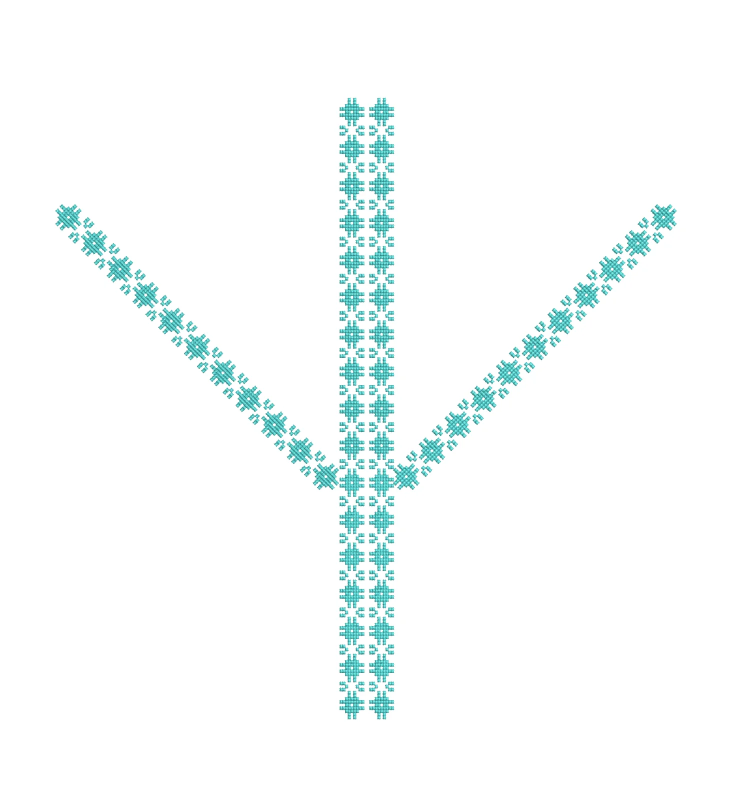
#> input picture design-sources/necklines/01.webp, 1465 x 1600 px (shown at 1/2 size); its folder holds only this picture in this run
$ python neckline-designs.py
#> lines starting #> are read from the running program, lines starting #| are printed output that depends on the picture; after the words box and inside, x2 and y2 are one past the last pixel; in counts of white or black regions, pixels touching at a corner belong together
"""
Prepare the jallabiya neckline designs for the Loom.

The studio supplied each design as a screen capture from the embroidery
software: the stitched design on a white ground, some with a grey hoop edge
along the bottom, one on a pale blue ground and one (05) as a bare stitch
outline with the software's red needle marker still on it. The web needs each
one alone on a transparent ground, cut tight, so it can be laid on the
garment in its own thread colours.

  1. the ground is keyed away. Near white and the pale greys are dropped
     outright; the soft edge where thread meets ground is unmixed from the
     ground colour, so no white fringe shows on dark cloth
  2. the needle marker on 05 is dropped, and its outline, which carries no
     thread colour of its own, is run in the house gold
  3. the result is trimmed to the stitches and scaled to the widest the
     preview ever needs
  4. the order a single needle would sew it in is worked out and saved beside
     it, so the Loom can stitch the design into the cloth when it is chosen:
     down the left arm from its tip, down the right arm, then the centre
     from the top down. Gaps between separate motifs are bridged, the way a
     machine jumps its thread across them

    python scripts/neckline-designs.py
"""

from __future__ import annotations

from pathlib import Path

import numpy as np
from PIL import Image
from scipy.ndimage import binary_dilation
from scipy.sparse import coo_matrix
from scipy.sparse.csgraph import dijkstra

ROOT = Path(__file__).resolve().parent.parent
SRC = ROOT / "design-sources" / "necklines"
OUT = ROOT / "public" / "img" / "designs" / "necklines"
FIT_TS = ROOT / "src" / "lib" / "neckline-fit.ts"

MAX_SIDE = 900
# the captures carry a hairline frame, and one a cyan edge; shave it off
EDGE = 8
# how hard a faint stitch is pushed to solid: thread is opaque on cloth
BOOST = 3.2
# 05 is an outline with no thread colour; this is the gold of the tassel cord
OUTLINE_GOLD = np.array([201, 164, 92], dtype=np.float32)
# the distance, in source pixels, from one octagon on 05's pendant to the next
PENDANT_PITCH = 67


# [14 lines left out: function mend_marker, not called in this run]


def key_out(path: Path) -> Image.Image:
    rgb = np.asarray(Image.open(path).convert("RGB"), dtype=np.float32).copy()
    if path.stem == "05":
        mend_marker(rgb)
    rgb = rgb[EDGE:-EDGE, EDGE:-EDGE]

    lo = rgb.min(axis=2)
    sat = rgb.max(axis=2) - lo
    ground = (sat < 22) & (lo > 185)

    # the ground colour, which is white on all but one
    w = np.median(rgb[ground & (lo > 235)], axis=0)

    dist = np.clip((w - rgb) / np.maximum(w, 1), 0, 1).max(axis=2)
    alpha = np.clip(dist * BOOST, 0, 1)
    alpha[ground] = 0

    if path.stem == "05":
        colour = np.broadcast_to(OUTLINE_GOLD, rgb.shape).copy()
    else:
        a = np.maximum(alpha, 1e-3)[..., None]
        colour = np.clip((rgb - (1 - a) * w) / a, 0, 255)

    rgba = np.dstack([colour, alpha * 255]).astype(np.uint8)
    im = Image.fromarray(rgba, "RGBA")

    ys, xs = np.nonzero(alpha > 0.08)
    pad = 4
    box = (
        max(xs.min() - pad, 0),
        max(ys.min() - pad, 0),
        min(xs.max() + pad + 1, im.width),
        min(ys.max() + pad + 1, im.height),
    )
    im = im.crop(box)

    scale = MAX_SIDE / max(im.size)
    if scale < 1:
        size = (round(im.width * scale), round(im.height * scale))
        im = im.convert("RGBa").resize(size, Image.LANCZOS).convert("RGBA")
    return im


def arm_tips(im: Image.Image) -> dict[str, float]:
    """
    Where the two arms end, as fractions of the image.

    Every neckline is two arms from the shoulders meeting at the chest, but
    they do not all start at the top of the image: some carry a centre column
    that rises above the arms. The garment places each design by its arm tips,
    not by its top edge, so this is measured rather than assumed.
    """
    a = np.asarray(im)[..., 3] > 76
    h, w = a.shape
    cols = np.nonzero(a.any(axis=0))[0]
    band = max(3, round(w * 0.02))
    tips = []
    for lo, hi in ((cols.min(), cols.min() + band), (cols.max() - band + 1, cols.max() + 1)):
        ys, xs = np.nonzero(a[:, lo:hi])
        tips.append((xs.mean() + lo, ys.mean()))
    (lx, ly), (rx, ry) = tips
    return {
        "ratio": round(w / h, 4),
        # half the distance between the tips, as a fraction of the width
        "span": round((rx - lx) / 2 / w, 4),
        # how far down the image the tips sit
        "tip": round((ly + ry) / 2 / h, 4),
    }


# the stitch order is worked at a third of the image's size: plenty for a
# reveal, and it keeps the path search quick
ORDER_SCALE = 3
# how far apart two motifs can be and still be sewn as one run (a jump thread)
BRIDGE = 4
TRACK_POINTS = 96


def stitch_order(im: Image.Image, fit: dict[str, float]) -> tuple[Image.Image, list[float]]:
    """
    When each part of the design is sewn, 0 first to 1 last, and where the
    needle is along the way.

    The needle runs three passes. Down the left arm from its tip to where the
    arms meet, measured along the design, not in a straight line, so a curved
    or stepped arm is followed as it goes; then the right arm the same way;
    then everything else, the centre column and the drop, from the top down.
    Each pass takes time in proportion to how much thread is in it.
    """
    h0, w0 = im.height, im.width
    w, h = max(1, w0 // ORDER_SCALE), max(1, h0 // ORDER_SCALE)
    alpha = np.asarray(im.getchannel("A").resize((w, h), Image.BOX), dtype=np.float32) / 255
    thread = alpha > 0.25
    joined = binary_dilation(thread, iterations=BRIDGE)

    # one node per pixel of the joined design, edges to its eight neighbours
    ys, xs = np.nonzero(joined)
    node = -np.ones((h, w), dtype=np.int64)
    node[ys, xs] = np.arange(len(ys))
    rows, cols, dist = [], [], []
    for dy, dx, cost in ((0, 1, 1.0), (1, 0, 1.0), (1, 1, 2**0.5), (1, -1, 2**0.5)):
        y2, x2 = ys + dy, xs + dx
        ok = (y2 >= 0) & (y2 < h) & (x2 >= 0) & (x2 < w)
        ok[ok] &= joined[y2[ok], x2[ok]]
        rows.append(node[ys[ok], xs[ok]])
        cols.append(node[y2[ok], x2[ok]])
        dist.append(np.full(ok.sum(), cost))
    graph = coo_matrix(
        (np.concatenate(dist), (np.concatenate(rows), np.concatenate(cols))),
        shape=(len(ys), len(ys)),
    ).tocsr()

    def nearest(fx: float, fy: float) -> int:
        d = (xs - fx * w) ** 2 + (ys - fy * h) ** 2
        return int(np.argmin(d))

    left = nearest(0.5 - fit["span"], fit["tip"])
    right = nearest(0.5 + fit["span"], fit["tip"])
    d_left, d_right = dijkstra(graph, directed=False, indices=[left, right])
    across = d_left[right] if np.isfinite(d_left[right]) else 2 * max(
        np.nanmax(np.where(np.isfinite(d_left), d_left, np.nan)), 1
    )
    half = across / 2
    slack = 2.0
    on_left = (d_left < d_right - slack) & (d_left <= half + slack)
    on_right = (d_right < d_left - slack) & (d_right <= half + slack) & ~on_left
    rest = ~on_left & ~on_right

    sewn = thread[ys, xs]
    counts = [max(1, int((on_left & sewn).sum())), max(1, int((on_right & sewn).sum())), int((rest & sewn).sum())]
    total = sum(counts)
    start = np.cumsum([0] + counts[:-1]) / total
    share = np.array(counts) / total

    order = np.ones(len(ys))
    order[on_left] = start[0] + share[0] * np.clip(d_left[on_left] / half, 0, 1)
    order[on_right] = start[1] + share[1] * np.clip(d_right[on_right] / half, 0, 1)
    if rest.any():
        ry = ys[rest]
        top, bottom = ry.min(), max(ry.max(), ry.min() + 1)
        order[rest] = start[2] + share[2] * (ry - top) / (bottom - top)

    grid = np.full((h, w), 255, dtype=np.uint8)
    grid[ys, xs] = np.clip(np.round(order * 254), 0, 254).astype(np.uint8)

    # the needle: where the stitching front is, step by step
    track: list[float] = []
    last = (xs[left] / w, ys[left] / h)
    so, sx, sy = order[sewn], xs[sewn], ys[sewn]
    for k in range(TRACK_POINTS):
        t = (k + 0.5) / TRACK_POINTS
        band = np.abs(so - t) < 0.6 / TRACK_POINTS
        if band.sum() < 3:
            band = np.abs(so - t) < 2 / TRACK_POINTS
        if band.any():
            last = (float(np.median(sx[band])) / w, float(np.median(sy[band])) / h)
        track += [round(last[0], 3), round(last[1], 3)]
    return Image.fromarray(grid, "L"), track


def main() -> None:
    OUT.mkdir(parents=True, exist_ok=True)
    fits = {}
    for path in sorted(SRC.glob("*.webp")):
        im = key_out(path)
#> in key_out, `ground = (sat < 22) & (lo > 185)`:
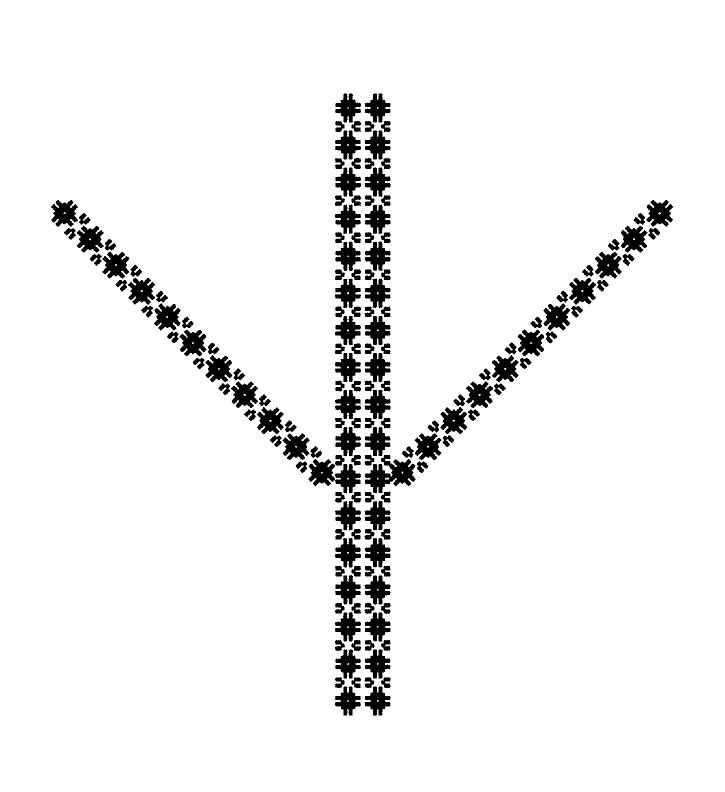
#> ground: shape (1584, 1449) bool (shown at 1/2 size); 94.4% white; 157 black regions, largest, box (x1, y1, x2, y2) and area: (730, 910, 831, 987) 3863, (617, 918, 722, 987) 3572, (1190, 504, 1243, 557) 1881
#> in key_out, `w = np.median(rgb[ground & (lo > 235)], axis=0)`: w = [255, 255, 255]
#> in key_out, `alpha[ground] = 0`:
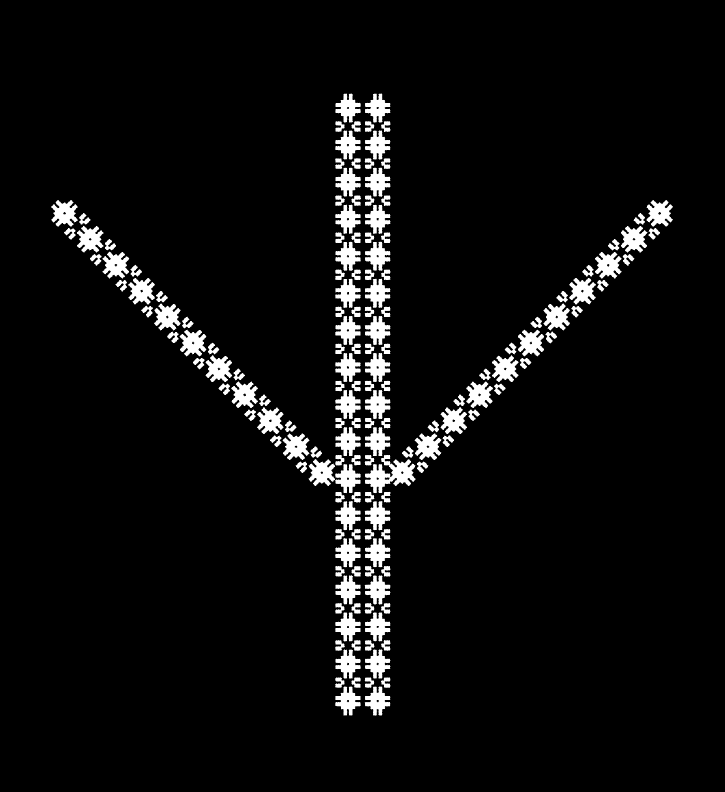
#> alpha: shape (1584, 1449) float32 (shown at 1/2 size); min 0, max 1, mean 0.053
#> in key_out, `colour = np.clip((rgb - (1 - a) * w) / a, 0, 255)`:
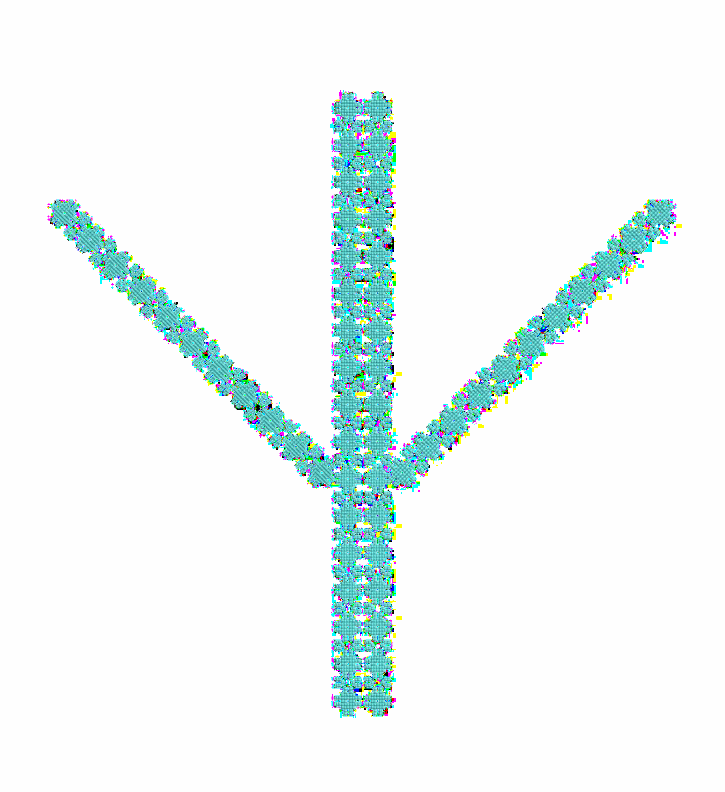
#> colour: shape (1584, 1449, 3) float32 (shown at 1/2 size); mean R, G, B 239.9, 248.9, 248.5
#> in key_out, `box = ( max(xs.min() - pad, 0), max(ys.min() - pad, 0), min(xs.max() +..`: box = (98, 183, 1350, 1436)
        dest = OUT / f"nl{path.stem}.png"
        im.save(dest, optimize=True)
        fit = arm_tips(im)
#> in arm_tips, `a = np.asarray(im)[..., 3] > 76`:
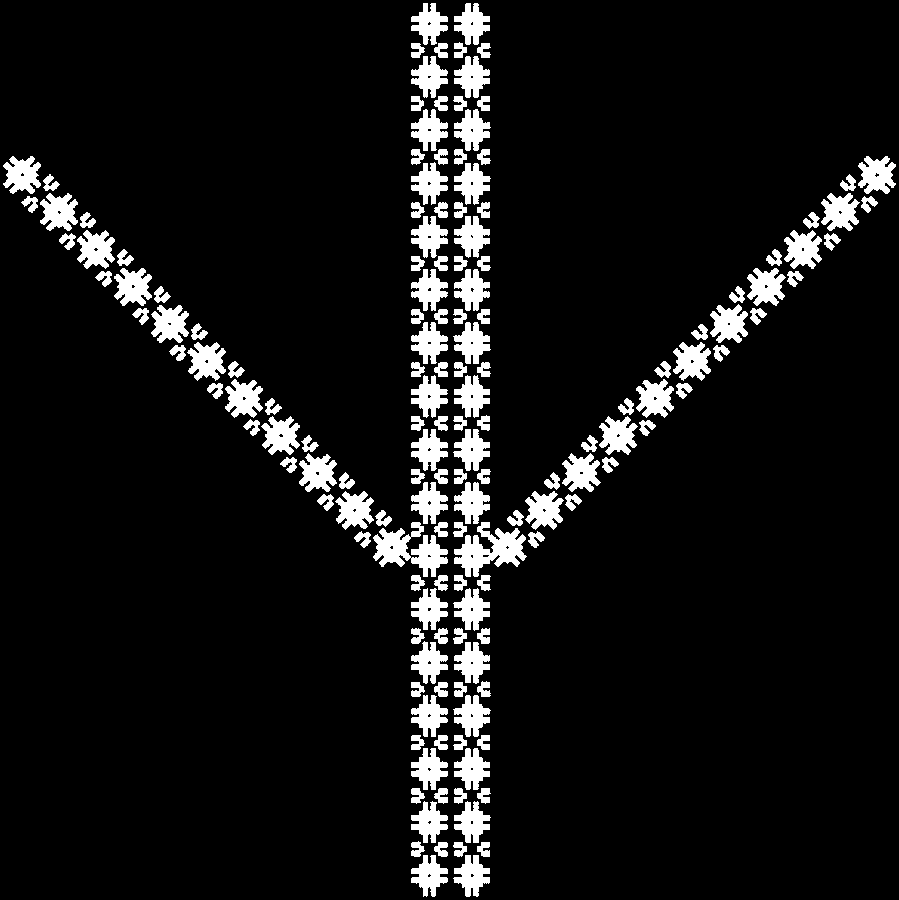
#> a: shape (900, 899) bool; 8.2% white; 156 white regions, largest, box (x1, y1, x2, y2) and area: (454, 522, 527, 577) 2007, (373, 522, 448, 577) 1994, (187, 342, 226, 381) 978
#> in arm_tips, `cols = np.nonzero(a.any(axis=0))[0]`: cols = 888 values from 3 to 895
#> the loop in arm_tips, `for lo, hi in ((cols.min(), cols.min() + band), (cols.max() - band + 1..` made 2 passes
#> (lo, hi) on passes 1 to 2: (3, 21), (878, 896)
#> after the loop in arm_tips, `for lo, hi in ((cols.min(), cols.min() + band), (cols.max() - band + 1..`: tips = [(13.01, 174.5), (885.1, 174.6)]
#> in arm_tips, `(lx, ly), (rx, ry) = tips`: lx = 13.01; ly = 174.5; rx = 885.1; ry = 174.6
#> fit = {'ratio': 0.999, 'span': 0.485, 'tip': 0.194}
        order, track = stitch_order(im, fit)
#> in stitch_order, `joined = binary_dilation(thread, iterations=BRIDGE)`:
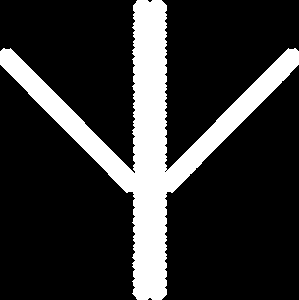
#> joined: shape (300, 299) bool; 18.9% white; 1 white region, box (x1, y1, x2, y2) and area: (0, 0, 299, 300) 16995
#> in stitch_order, `ys, xs = np.nonzero(joined)`: ys = 16995 values from 0 to 299; xs = 16995 values, max 298 at index 1753, min 0 at index 1692, mean 149.4
#> in stitch_order, `node[ys, xs] = np.arange(len(ys))`:
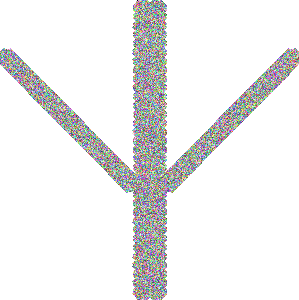
#> node: shape (300, 299) int64; 16996 distinct labels, from -1 to 16994; one colour per label, 0 black, -1 white
#> after the loop in stitch_order, `for dy, dx, cost in ((0, 1, 1.0), (1, 0, 1.0), (1, 1, 2**0.5), (1, -1,..`: cols = 4 items
#> in nearest, `d = (xs - fx * w) ** 2 + (ys - fy * h) ** 2`: d = 16995 values, max 86202.5 at index 1753, min 0.264 at index 2163, mean 35790.1
#> in stitch_order, `left = nearest(0.5 - fit["span"], fit["tip"])`: left = 2163
#> in stitch_order, `right = nearest(0.5 + fit["span"], fit["tip"])`: right = 2230
#> in stitch_order, `d_left, d_right = dijkstra(graph, directed=False, indices=[left, right])`: d_left = 16995 values, max 392.2 at index 1753, min 0 at index 2163, mean 231.1; d_right = 16995 values, max 393.2 at index 1692, min 0 at index 2230, mean 229.4
#> in stitch_order, `across = d_left[right] if np.isfinite(d_left[right]) else 2 * max( np...`: across = 386.3
#> in stitch_order, `half = across / 2`: half = 193.1
#> in stitch_order, `counts = [max(1, int((on_left & sewn).sum())), max(1, int((on_right & ..`: counts = [1959, 1999, 4343]
#> in stitch_order, `total = sum(counts)`: total = 8301
#> in stitch_order, `start = np.cumsum([0] + counts[:-1]) / total`: start = [0, 0.236, 0.477]
#> in stitch_order, `share = np.array(counts) / total`: share = [0.236, 0.241, 0.523]
#> in stitch_order, `order = np.ones(len(ys))`: order = 16995 values from 1 to 1
#> in stitch_order, `ry = ys[rest]`: ry = 8644 values from 0 to 299
#> in stitch_order, `top, bottom = ry.min(), max(ry.max(), ry.min() + 1)`: top = 0; bottom = 299
#> in stitch_order, `grid[ys, xs] = np.clip(np.round(order * 254), 0, 254).astype(np.uint8)`:
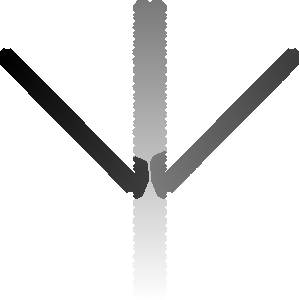
#> grid: shape (300, 299); min 0, max 255, mean 230.5
#> in stitch_order, `last = (xs[left] / w, ys[left] / h)`: last = (0.0134, 0.193)
#> in stitch_order, `so, sx, sy = order[sewn], xs[sewn], ys[sewn]`: so = 8301 values, max 0.998 at index 8293, min 0 at index 1012, mean 0.503; sx = 8301 values, max 297 at index 908, min 1 at index 870, mean 149.3; sy = 8301 values from 1 to 298
#> the loop in stitch_order, `for k in range(TRACK_POINTS):` made 96 passes
#> (last, track) on passes 1 to 4: ((0.0234, 0.193), [0.023, 0.193]), ((0.0468, 0.217), [0.023, 0.193, 0.047, 0.217]), ((0.0669, 0.237), [0.023, 0.193, 0.047, 0.217, 0.067, 0.237]), ((0.0903, 0.26), [0.023, 0.193, 0.047, 0.217, 0.067, 0.237, 0.09, 0.26])
#> after the loop in stitch_order, `for k in range(TRACK_POINTS):`: track = 192 values, max 0.98 at index 191, min 0.017 at index 93, mean 0.478
        order.save(OUT / f"nl{path.stem}-order.png", optimize=True)
        fits[f"/img/designs/necklines/{dest.name}"] = {**fit, "track": track}
        print(f"{dest.relative_to(ROOT)}  {im.width}x{im.height}  {fit}")
#| public/img/designs/necklines/nl01.png  899x900  {'ratio': 0.9989, 'span': 0.485, 'tip': 0.1939}

    def row(k: str, v: dict) -> str:
        track = ", ".join(f"{n:g}" for n in v["track"])
        return (
            f'  "{k}": {{\n    ratio: {v["ratio"]}, span: {v["span"]}, tip: {v["tip"]},\n'
            f'    track: [{track}],\n  }},'
        )

    rows = "\n".join(row(k, v) for k, v in fits.items())
    FIT_TS.write_text(
        "// Generated by scripts/neckline-designs.py. Do not edit by hand: re-run the\n"
        "// script when a neckline image changes.\n"
        "//\n"
        "// For each neckline: its width over height, half the distance between its\n"
        "// two arm tips as a fraction of its width, and how far down it the tips sit.\n"
        "// `track` is the needle's path while the design is stitched in, as x, y\n"
        "// pairs in fractions of the image; the order it is sewn in is the image\n"
        "// beside it ending -order.png, dark first, light last.\n"
        "\n"
        "export type NecklineFit = { ratio: number; span: number; tip: number; track: number[] };\n"
        "\n"
        f"export const NECKLINE_FIT: Record<string, NecklineFit> = {{\n{rows}\n}};\n",
        encoding="utf-8",
    )
    print(f"wrote {FIT_TS.relative_to(ROOT)}")


if __name__ == "__main__":
    main()
